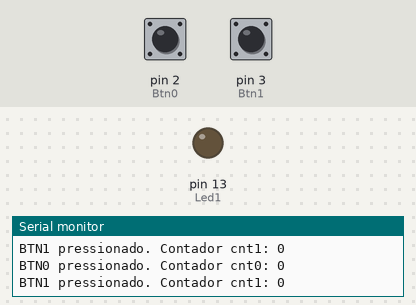
Bench run of a sketch on a simulated Arduino Uno, built with avr-gcc and run on an emulated ATmega328P. Parts: output pins drawn as LEDs (lit = HIGH), the last lines printed to the serial monitor. The inputs (shaded band) are chosen by the test bench; at power-on: pin 2 (Btn0) LOW, pin 3 (Btn1) LOW.

Above: at 1.2 s.
1.3 s: pin 2 (Btn0) pulled HIGH for 0.15 s
At 1.7 s:
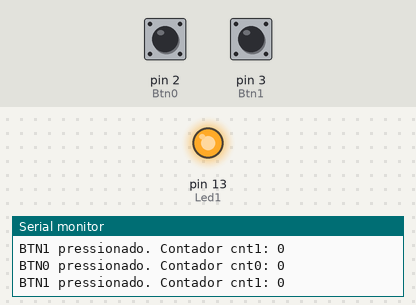
2.9 s: pin 3 (Btn1) pulled HIGH for 0.15 s
At 4.1 s:
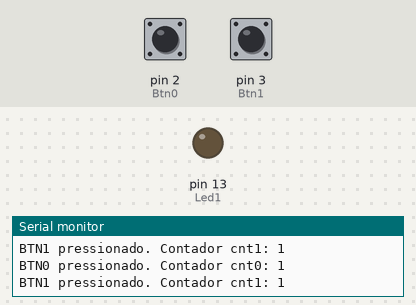
6.0 s: pin 2 (Btn0) pulled HIGH for 1 s
At 6.5 s:
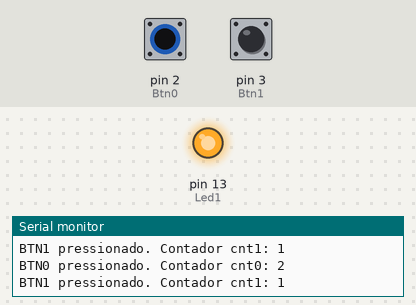
Timing chart, 0 to 9.0 s (numbered marks = the images above; inputs shaded):
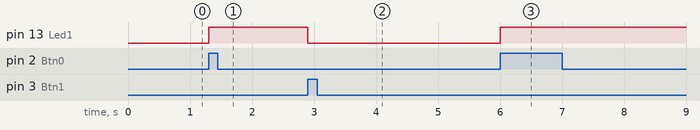

Measured:
- after the input at 1.3 s, pin 13 (Led1): LOW → HIGH at once
- after the input at 2.9 s, pin 13 (Led1): HIGH → LOW at once
- after the input at 6.0 s, pin 13 (Led1): LOW → HIGH at once

The sketch:

TP2_E6.ino
```cpp
/////////////////////////////////////////////////
// Ficha Prática 2 I/O Ports - Exercícios:
/////////////////////////////////////////////////
/////////////////////////////////////////////////
// Eduardo Miguel Moreira Junqueira nº30241 ERSC
/////////////////////////////////////////////////
/////////////////////////////////////////////////
// 2-Exercícios-Ex6:https://www.tinkercad.com/things/7AWxLygK3Fx/editel?sharecode=ZwdVjJUFkmUZIfTZO0cqEya2boeqTvpSjALffB8qv5k
/////////////////////////////////////////////////

//////////////////////////////////////////////////////////////////
//Ex6:
//Exercício 6 Pretende-se implementar um sistema que dê resposta
//a dois eventos externos com origem em dois botões de pressão (BTN0 e BTN1)
//ligados nas entradas INT0 e INT1 do MCU. Adicionalmente deverá ser utilizado um LED
//a funcionar como dispositivo de saída. Do ponto de vista funcional o programa apresenta
//os seguintes requisitos de aplicação:
//Sempre que o BTN0 for pressionado o LED deverá acender,
//incrementar um contador cnt0 e imprimir na consola o respetivo valor do contador.
//Sempre que o BTN1 for pressionado LED deverá apagar, incrementar um contador cnt1 e imprimir na consola o respetivo valor do contador.
//////////////////////////////////////////////////////////////////
#define Btn0 2  // Pino ligado a INT0
#define Btn1 3  // Pino ligado a INT1
#define Led1 13 //Led adicional ligado por mim no pino 13

// Variáveis globais para os contadores
volatile int cnt0 = 0;  // Contador para BTN0 (INT0)
volatile int cnt1 = 0;  // Contador para BTN1 (INT1)

//////////////////////////////////////////////////////////////////
// Configuração das interrupções externas
//////////////////////////////////////////////////////////////////
void initExternalInt()
{
  noInterrupts();  // Desativa as interrupções globais durante a configuração

  // Configura as interrupções INT0 e INT1 para reagirem em borda de subida
  bitWrite(EICRA, ISC01, 1);  // Borda de subida para INT0 (Btn0)
  bitWrite(EICRA, ISC00, 1);  // Borda de subida para INT0 (Btn0)

  bitWrite(EICRA, ISC11, 1);  // Borda de subida para INT1 (Btn1)
  bitWrite(EICRA, ISC10, 1);  // Borda de subida para INT1 (Btn1)

  // Habilita as interrupções INT0 e INT1
  bitWrite(EIMSK, INT0, 1);   // Habilita interrupção externa INT0
  bitWrite(EIMSK, INT1, 1);   // Habilita interrupção externa INT1

  interrupts();  // Reabilita as interrupções globais
}

//////////////////////////////////////////////////////////////////
// ISR para interrupção INT0 (BTN0 pressionado)
//////////////////////////////////////////////////////////////////
ISR(INT0_vect)
{
  cnt0++;  // Incrementa o contador para BTN0
  digitalWrite(Led1, HIGH);  // Acende o LED ao pressionar BTN0
}

//////////////////////////////////////////////////////////////////
// ISR para interrupção INT1 (BTN1 pressionado)
//////////////////////////////////////////////////////////////////
ISR(INT1_vect)
{
  cnt1++;  // Incrementa o contador para BTN1
  digitalWrite(Led1, LOW);  // Apaga o LED ao pressionar BTN1
}

//////////////////////////////////////////////////////////////////
// Função Setup - Inicialização
//////////////////////////////////////////////////////////////////
void setup()
{
  Serial.begin(9600);  // Configura a porta serial para comunicação
  Serial.println("In setup function");

  // Configura os botões como entrada
  pinMode(Btn0, INPUT);
  pinMode(Btn1, INPUT);
  //Defenir o Led como saída output
   pinMode(Led1, OUTPUT);

  // Inicializa as interrupções externas
  initExternalInt();
}

//////////////////////////////////////////////////////////////////
// Função Loop - Principal loop de execução
//////////////////////////////////////////////////////////////////
void loop()
{
  // Envia o valor do contador cnt0 para o monitor série
  Serial.print("BTN0 pressionado. Contador cnt0: ");
  Serial.println(cnt0);

  // Envia o valor do contador cnt1 para o monitor série
  Serial.print("BTN1 pressionado. Contador cnt1: ");
  Serial.println(cnt1);

  // Atraso para não sobrecarregar a porta série
  delay(1000);  // Atraso de 1 segundo entre as leituras
}
```
